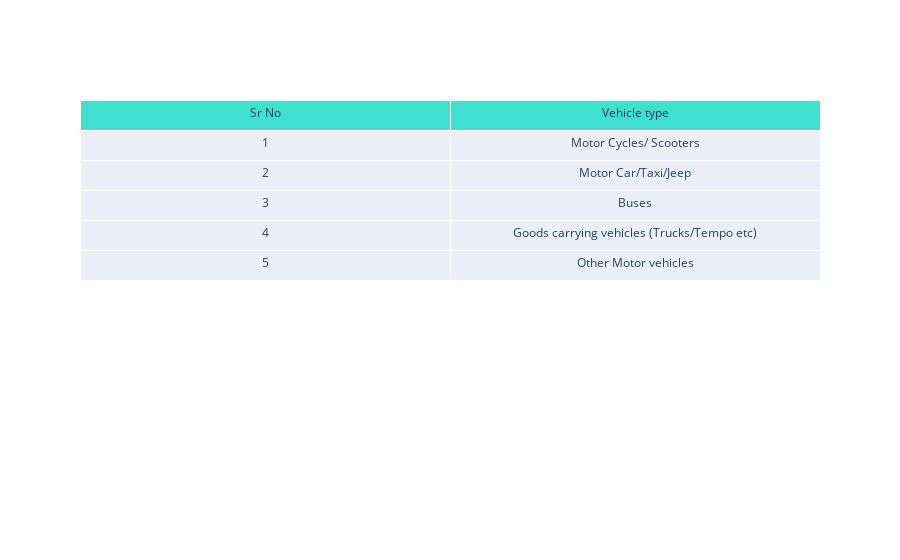

Source (notebook cell):
### Markdown cell above
### Types of vehicles stolen <a class="anchor" id="section_3_4"></a>

### Code cell
vehicle_list = ['Motor Cycles/ Scooters','Motor Car/Taxi/Jeep','Buses',
               'Goods carrying vehicles (Trucks/Tempo etc)','Other Motor vehicles']

sr_no = [1,2,3,4,5]

fig = go.Figure(data=[go.Table(header=dict(values=['Sr No','Vehicle type'],
                                          fill_color='turquoise',
                                           height=30),
                 cells=dict(values=[sr_no,vehicle_list],
                            height=30))
                     ])
fig.show()

### Figure 1 — Plotly figure (JSON) as saved in the notebook; plotly's stock layout.template omitted (floating-point values rounded to 4 significant figures)
{"data": [{"cells": {"height": 30, "values": [[1, 2, 3, 4, 5], ["Motor Cycles/ Scooters", "Motor Car/Taxi/Jeep", "Buses", "Goods carrying vehicles (Trucks/Tempo etc)", "Other Motor vehicles"]]}, "header": {"fill": {"color": "turquoise"}, "height": 30, "values": ["Sr No", "Vehicle type"]}, "type": "table"}], "layout": {"autosize": true}}
